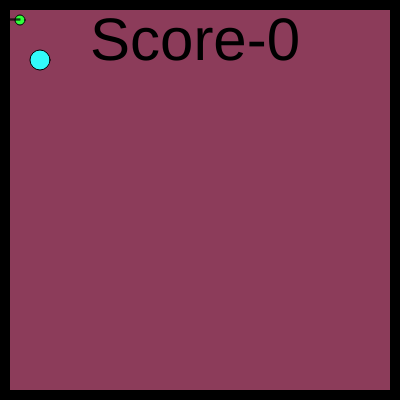
Frame 1 (no input)
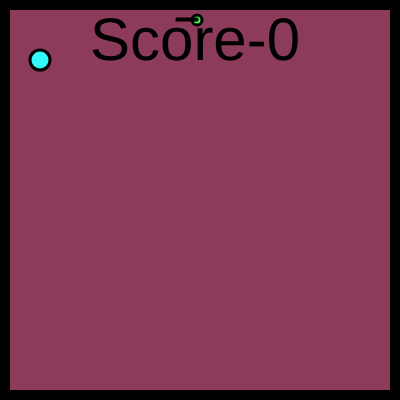
Frame 60 (no input)
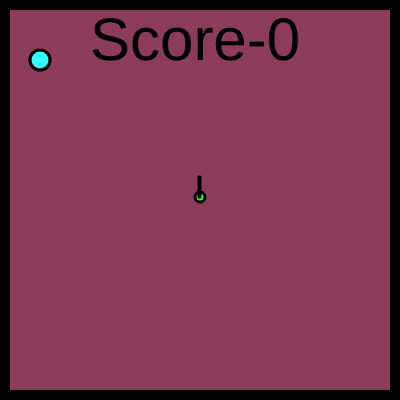
Frame 120 (the mouse pressed at the canvas centre since frame 60)

The p5.js sketch that drew these frames (run headless with seeded random() and noise() and a simulated clock; from frame 60 on, the mouse is pressed at the canvas centre):

// p5.js sketch
// ── sketch.js
function setup() 
{
createCanvas(400,400);  
}
var erx=40;
var ery=60;
var ed=1;
var eat=0;
var sx=20;
var sy=20;
var sd=1;
var ydir=3;
var xdir=3;
var score=0;
var b1=140;
var b2=60;
var b3=90;
var screenc=0;

function draw() 
{
background(b1,b2,b3);  
fill(50,260,60);
ellipse(sx,sy,10,10);if(sd==1)
{
line(sx,sy,sx-20,sy);
line(sx,sy-1,sx-20,sy-1);
sx=sx+xdir;
}
if(sd==-1)
{
line(sx,sy,sx,sy-20);
line(sx-1,sy,sx-1,sy-20);
sy=sy+ydir;
}
if(sy>390)
{
  sy=10;
}
if(sx>390)
{
  sx=10;
}

if(eat==1)
{erx=random(20,380);
ery=random(20,380);
b1=random(100,250);
b2=random(100,250);
b3=random(100,250);
erx=random(20,380);
ery=random(20,380);
b1=random(100,250);
b2=random(100,250);
b3=random(100,250);
eat=0;
score=score+1;
xdir=xdir*1.1;
ydir=ydir*1.1;
}
fill(50,250,250);
ellipse(erx,ery,20,20);

if(sx<(erx+10)&&sx>(erx-10)&&sy<(ery+10)&&sy>(ery-10))
{
  eat=1;
}noFill();strokeWeight(10);
rect(5,5,390,390);
fill(0);textSize(60);
text("Score-"+score,90,60);strokeWeight(3);
}


function mousePressed()
{
 sd=sd*(-1);
}
